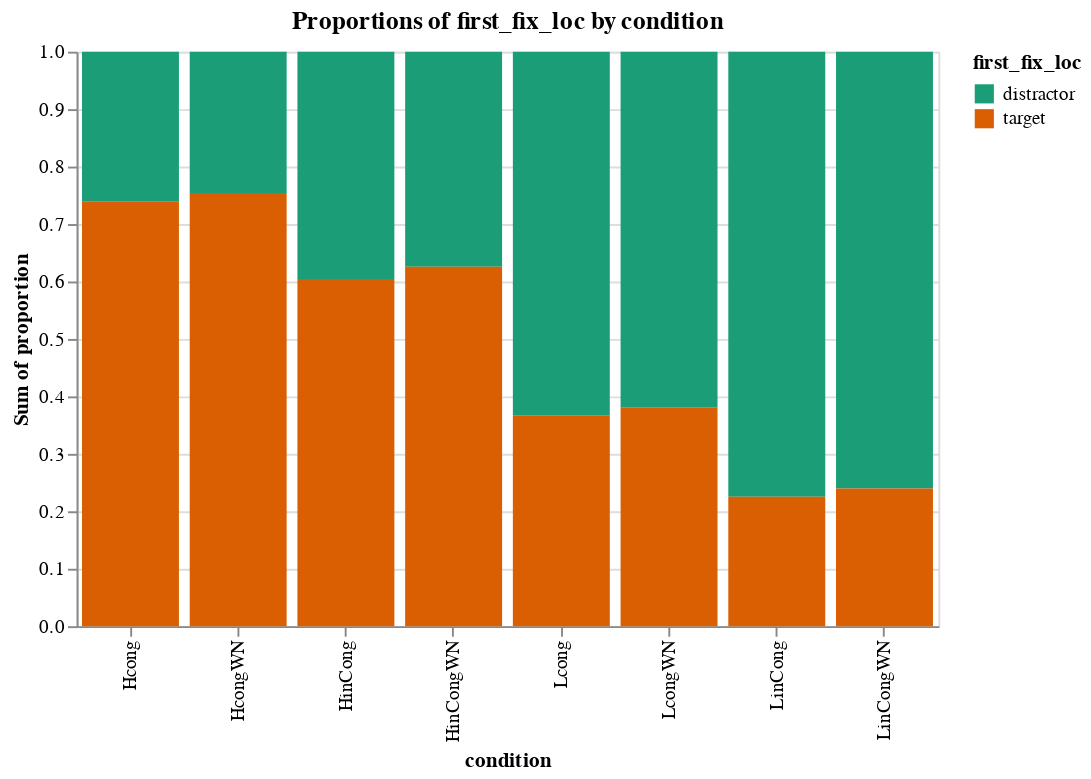

Notebook source saved alongside this figure:
### Code cell
ah.stacked_bar_graph(df = firstfix_proportions,id_vars_list = my_idList,value_vars_list=my_valList,
                   var_name_str = 'first_fix_loc', value_name_str='proportion', x='condition', 
                   y = 'proportion', z='first_fix_loc', output_directory=fig_output, custom_scheme = 'dark2')

### Figure 1 — Vega-Lite specification as saved in the notebook (floating-point values rounded to 4 significant figures)
{"config": {"view": {"continuousWidth": 400, "continuousHeight": 300}}, "data": {"name": "data-38e79317979873f698c87a6436b55e07"}, "mark": "bar", "encoding": {"color": {"type": "nominal", "field": "first_fix_loc", "scale": {"scheme": "dark2"}}, "x": {"type": "nominal", "field": "condition"}, "y": {"type": "quantitative", "aggregate": "sum", "field": "proportion"}}, "title": "Proportions of first_fix_loc by condition", "width": 450, "$schema": "https://vega.github.io/schema/vega-lite/v4.8.1.json", "datasets": {"data-38e79317979873f698c87a6436b55e07": [{"condition": "Hcong", "first_fix_loc": "distractor", "proportion": 0.261}, {"condition": "HcongWN", "first_fix_loc": "distractor", "proportion": 0.2457}, {"condition": "HinCong", "first_fix_loc": "distractor", "proportion": 0.3958}, {"condition": "HinCongWN", "first_fix_loc": "distractor", "proportion": 0.3745}, {"condition": "Lcong", "first_fix_loc": "distractor", "proportion": 0.6336}, {"condition": "LcongWN", "first_fix_loc": "distractor", "proportion": 0.6187}, {"condition": "LinCong", "first_fix_loc": "distractor", "proportion": 0.7747}, {"condition": "LinCongWN", "first_fix_loc": "distractor", "proportion": 0.7605}, {"condition": "Hcong", "first_fix_loc": "target", "proportion": 0.739}, {"condition": "HcongWN", "first_fix_loc": "target", "proportion": 0.7543}, {"condition": "HinCong", "first_fix_loc": "target", "proportion": 0.6042}, {"condition": "HinCongWN", "first_fix_loc": "target", "proportion": 0.6255}, {"condition": "Lcong", "first_fix_loc": "target", "proportion": 0.3664}, {"condition": "LcongWN", "first_fix_loc": "target", "proportion": 0.3813}, {"condition": "LinCong", "first_fix_loc": "target", "proportion": 0.2253}, {"condition": "LinCongWN", "first_fix_loc": "target", "proportion": 0.2395}]}}
